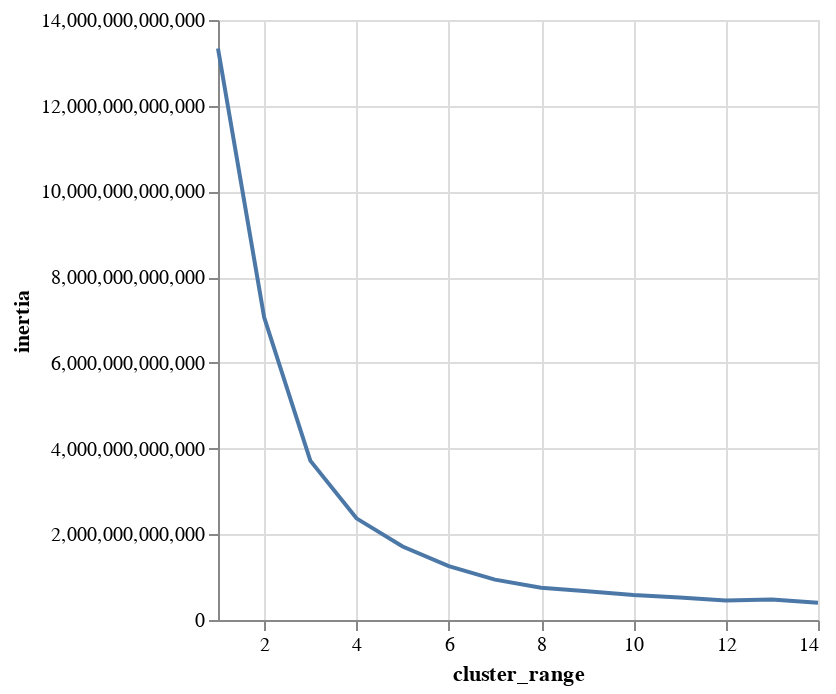

Notebook code for this chart:
### Code cell
alt.Chart(clusters).mark_line()\
   .encode(alt.X('cluster_range'), alt.Y('inertia'))

### Figure 1 — Vega-Lite specification as saved in the notebook (floating-point values rounded to 4 significant figures)
{"config": {"view": {"continuousWidth": 300, "continuousHeight": 300}}, "data": {"name": "data-41539f08c783c7a6940d1210b3948987"}, "mark": {"type": "line"}, "encoding": {"x": {"field": "cluster_range", "type": "quantitative"}, "y": {"field": "inertia", "type": "quantitative"}}, "$schema": "https://vega.github.io/schema/vega-lite/v5.20.1.json", "datasets": {"data-41539f08c783c7a6940d1210b3948987": [{"cluster_range": 1, "inertia": 13340000000000.0}, {"cluster_range": 2, "inertia": 7063000000000.0}, {"cluster_range": 3, "inertia": 3719000000000.0}, {"cluster_range": 4, "inertia": 2372000000000.0}, {"cluster_range": 5, "inertia": 1714000000000.0}, {"cluster_range": 6, "inertia": 1256000000000.0}, {"cluster_range": 7, "inertia": 942000000000.0}, {"cluster_range": 8, "inertia": 751300000000.0}, {"cluster_range": 9, "inertia": 673300000000.0}, {"cluster_range": 10, "inertia": 581600000000.0}, {"cluster_range": 11, "inertia": 523000000000.0}, {"cluster_range": 12, "inertia": 457800000000.0}, {"cluster_range": 13, "inertia": 478900000000.0}, {"cluster_range": 14, "inertia": 400900000000.0}]}}
